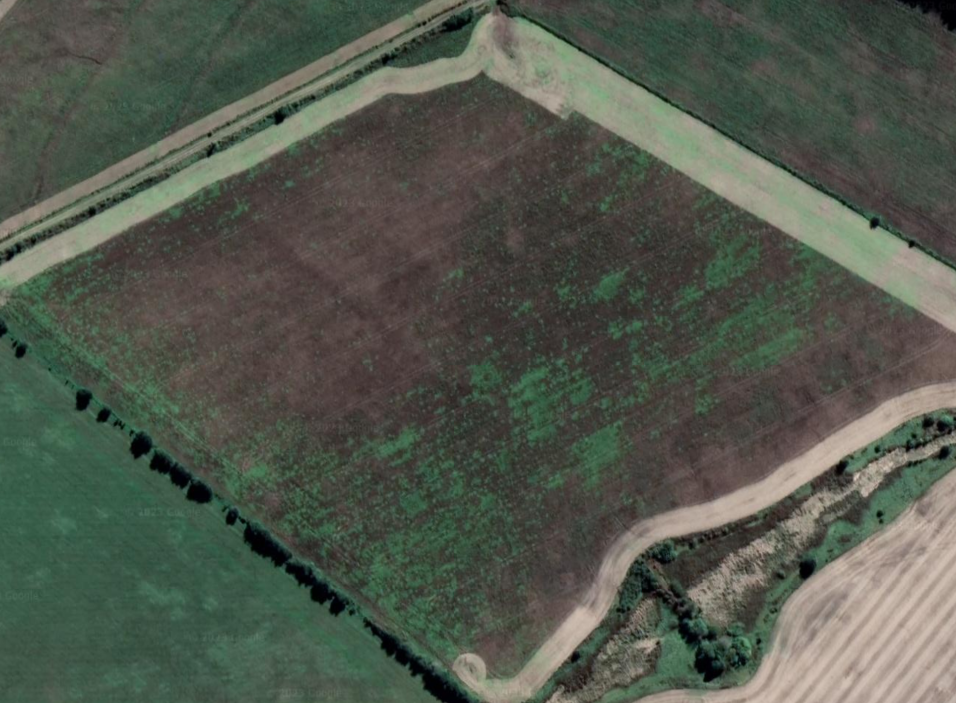
#> input picture Images/sample_img_1.png, 956 x 703 px
$ python color_hsv_boundaries_helper.py
#> lines starting #> are read from the running program, lines starting #| are printed output that depends on the picture; after the words box and inside, x2 and y2 are one past the last pixel; in counts of white or black regions, pixels touching at a corner belong together
#> the answer given: Images/sample_img_1.png
import cv2
import numpy as np
from tkinter import filedialog

def trackbar_callback(x):
    pass

def main(image_path):
    # Load the image
#> called with image_path = 'Images/sample_img_1.png'
    image = cv2.imread(image_path)
#> image is the input picture: shape (703, 956, 3); mean B, G, R 76.8, 88.2, 82

    # Create a window to display the image
    cv2.namedWindow('image')

    # Create trackbars to adjust the HSV values
    cv2.createTrackbar('Hue Min', 'image', 0, 179, trackbar_callback)
#> slider 'Hue Min' is set to 35
    cv2.createTrackbar('Saturation Min', 'image', 0, 255, trackbar_callback)
#> slider 'Saturation Min' is set to 51
    cv2.createTrackbar('Value Min', 'image', 0, 255, trackbar_callback)
#> slider 'Value Min' is set to 51
    cv2.createTrackbar('Hue Max', 'image', 0, 179, trackbar_callback)
#> slider 'Hue Max' is set to 179
    cv2.createTrackbar('Saturation Max', 'image', 0, 255, trackbar_callback)
#> slider 'Saturation Max' is set to 255
    cv2.createTrackbar('Value Max', 'image', 0, 255, trackbar_callback)
#> slider 'Value Max' is set to 255

    # Set default values for maximum HSV trackbars
    cv2.setTrackbarPos('Hue Max', 'image', 179)
    cv2.setTrackbarPos('Saturation Max', 'image', 255)
    cv2.setTrackbarPos('Value Max', 'image', 255)

    # Initialize HSV min/max values
    prev_h_min = prev_s_min = prev_v_min = prev_h_max = prev_s_max = prev_v_max = 0

    while True:
        # Get current positions of all trackbars
        h_min = cv2.getTrackbarPos('Hue Min', 'image')
        s_min = cv2.getTrackbarPos('Saturation Min', 'image')
        v_min = cv2.getTrackbarPos('Value Min', 'image')
        h_max = cv2.getTrackbarPos('Hue Max', 'image')
        s_max = cv2.getTrackbarPos('Saturation Max', 'image')
        v_max = cv2.getTrackbarPos('Value Max', 'image')

        # Set the minimum and maximum HSV values to display
        lower_hsv = np.array([h_min, s_min, v_min])
        upper_hsv = np.array([h_max, s_max, v_max])

        # Convert the image to HSV format and apply color thresholding
        hsv_image = cv2.cvtColor(image, cv2.COLOR_BGR2HSV)
#> hsv_image: shape (703, 956, 3); mean H, S, V 41, 51.1, 91.7
        mask = cv2.inRange(hsv_image, lower_hsv, upper_hsv)
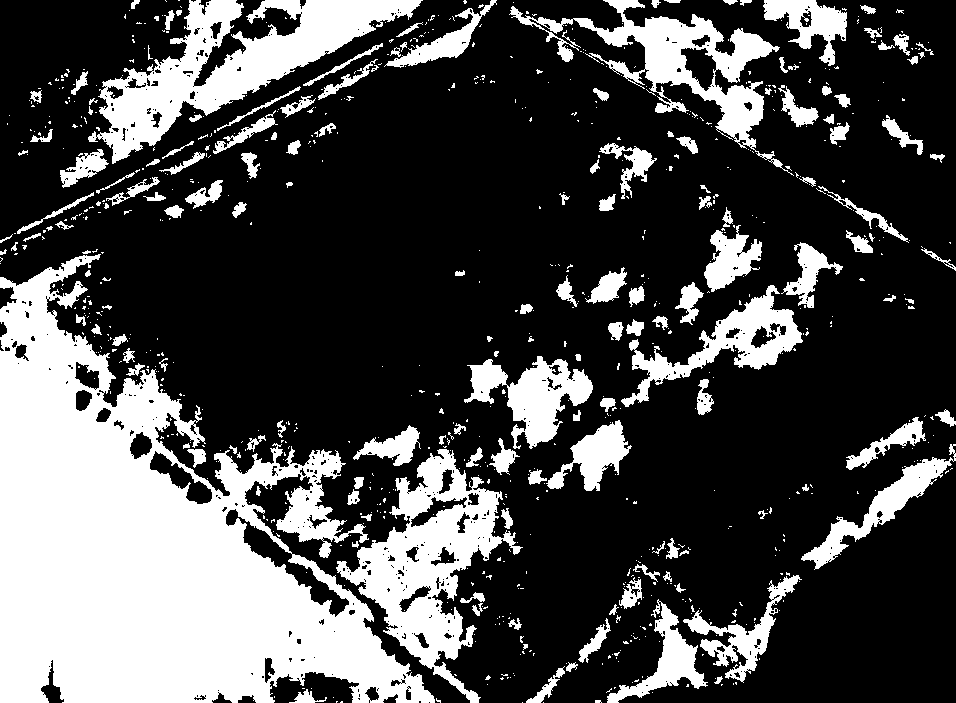
#> mask: shape (703, 956); 29.2% white; 819 white regions (661 under 20 px), largest, box (x1, y1, x2, y2) and area: (0, 254, 435, 703) 97506, (88, 0, 423, 164) 17729, (336, 449, 523, 703) 15806
        result = cv2.bitwise_and(image, image, mask=mask)
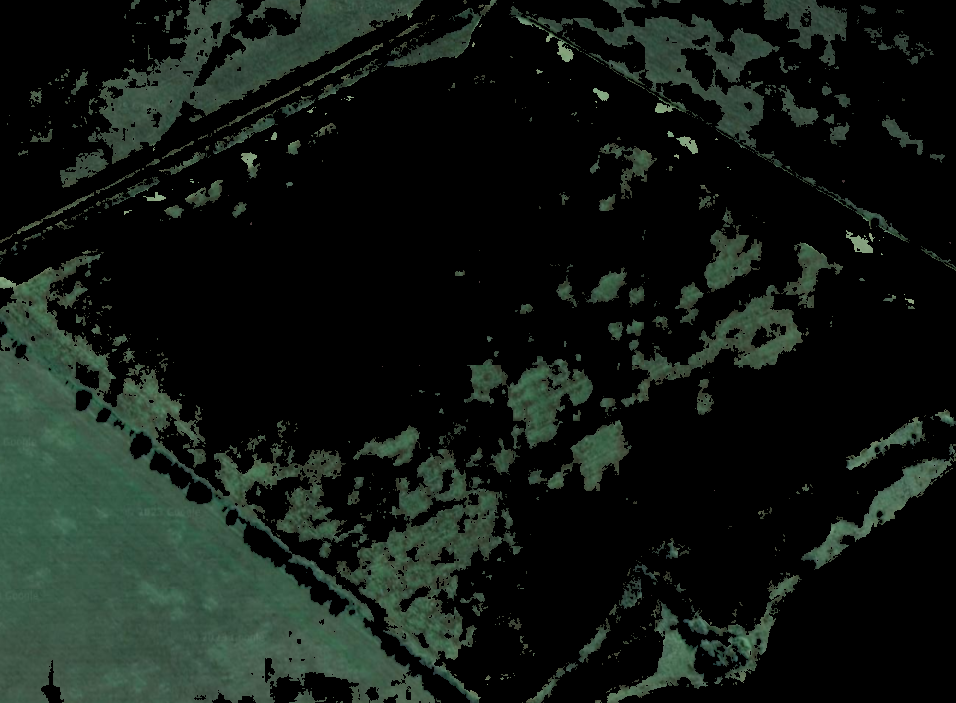
#> result: shape (703, 956, 3); mean B, G, R 20.1, 25.3, 18

        # Print if there is a change in the HSV values
        if (prev_h_min != h_min) or (prev_s_min != s_min) or (prev_v_min != v_min) \
                or (prev_h_max != h_max) or (prev_s_max != s_max) or (prev_v_max != v_max):
            prev_h_min = h_min
            prev_s_min = s_min
            prev_v_min = v_min
            prev_h_max = h_max
            prev_s_max = s_max
            prev_v_max = v_max

        # Display the resulting image
        cv2.imshow('image', result)

        # Check for key press (press q to abort)
        if cv2.waitKey(10) & 0xFF == ord('q'):
#> (key q is pressed here)
            print(f"[({h_min}, {s_min}, {v_min}), ({h_max}, {s_max}, {v_max})]")
            break

    # Close all windows
    cv2.destroyAllWindows()

    return [({h_min}, {s_min}, {v_min}), ({h_max}, {s_max}, {v_max})]

if __name__ == "__main__":
    input_image_path = filedialog.askopenfilename()
    main(input_image_path)

$ run again, on Images/sample_img_3.png
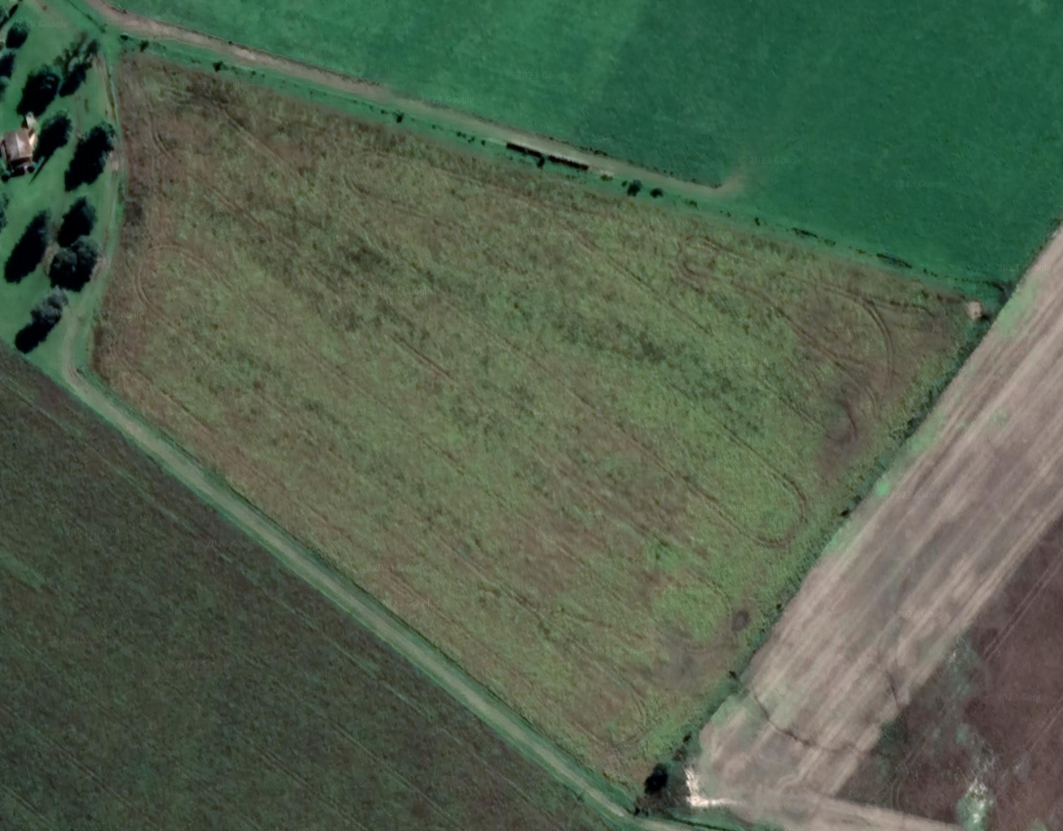
#> input picture Images/sample_img_3.png, 1063 x 831 px
#> in main, image is the input picture: shape (831, 1063, 3); mean B, G, R 76.6, 97.1, 81.9
#> hsv_image: shape (831, 1063, 3); mean H, S, V 45.7, 74.3, 98.9
#> in main, `mask = cv2.inRange(hsv_image, lower_hsv, upper_hsv)`:
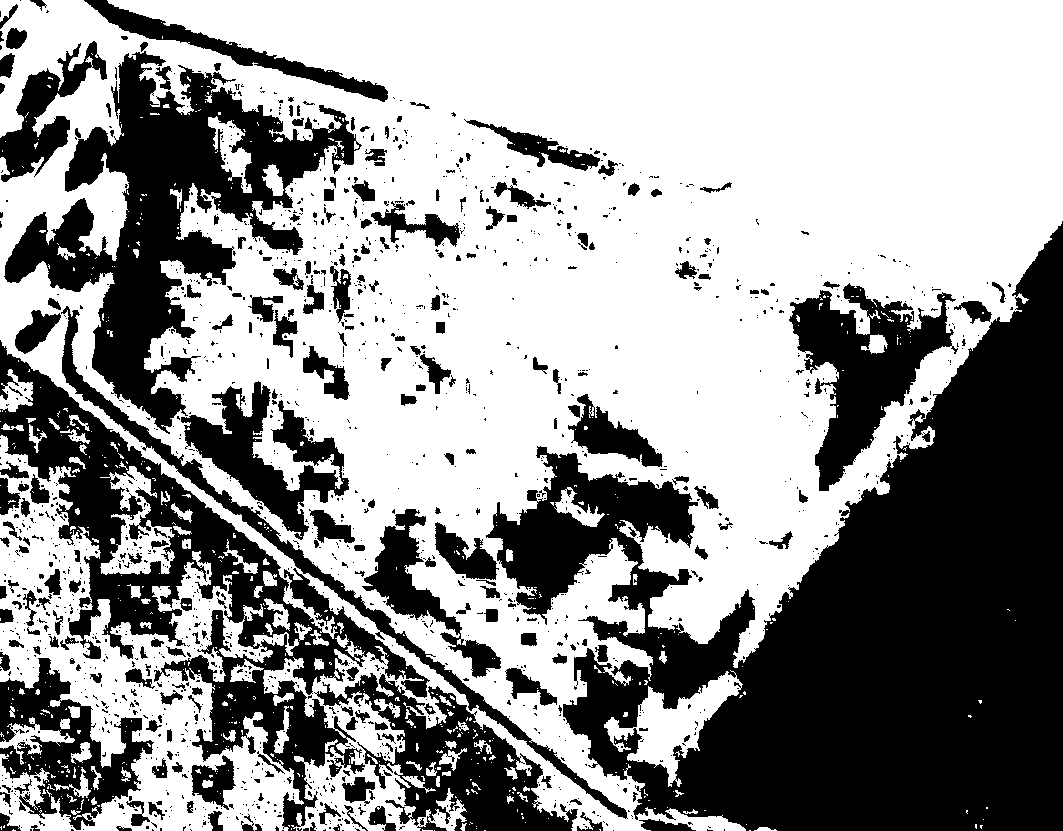
#> mask: shape (831, 1063); 59.3% white; 1572 black regions (1320 under 20 px), largest, box (x1, y1, x2, y2) and area: (486, 221, 1063, 831) 160805, (0, 340, 430, 831) 43860, (4, 51, 362, 434) 43115
#> in main, `result = cv2.bitwise_and(image, image, mask=mask)`:
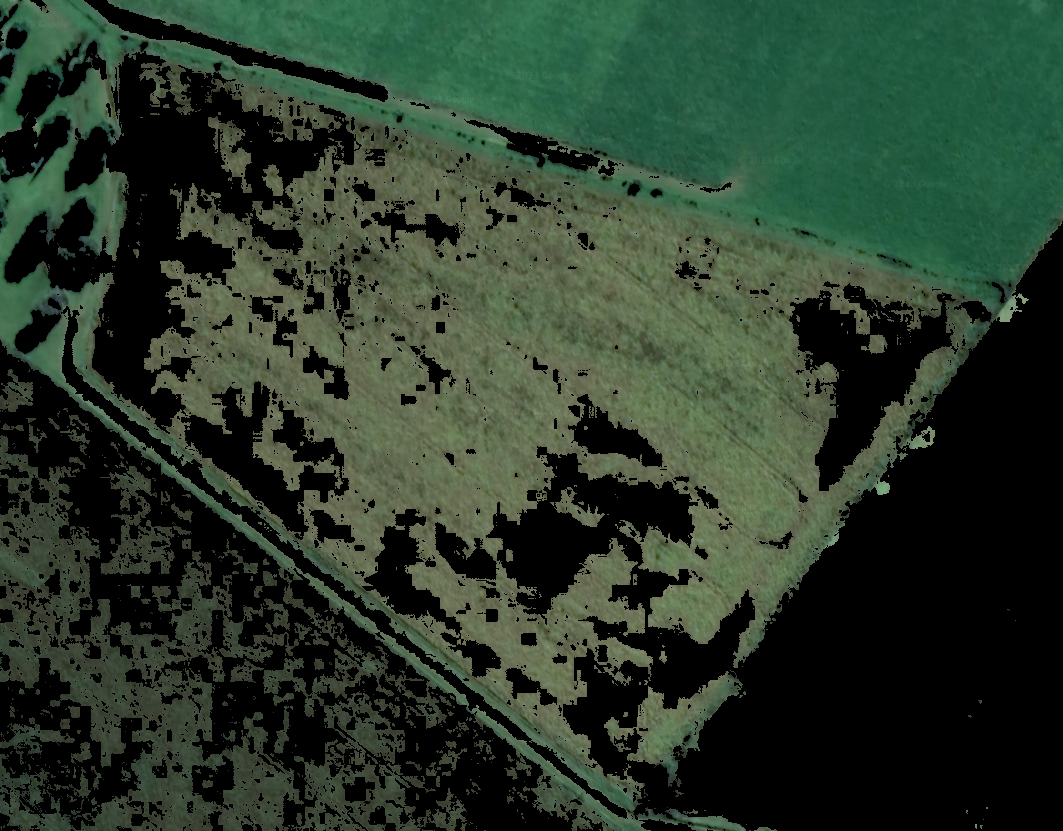
#> result: shape (831, 1063, 3); mean B, G, R 42.9, 58.2, 42.6

$ run again, on Images/sample_img_4.png
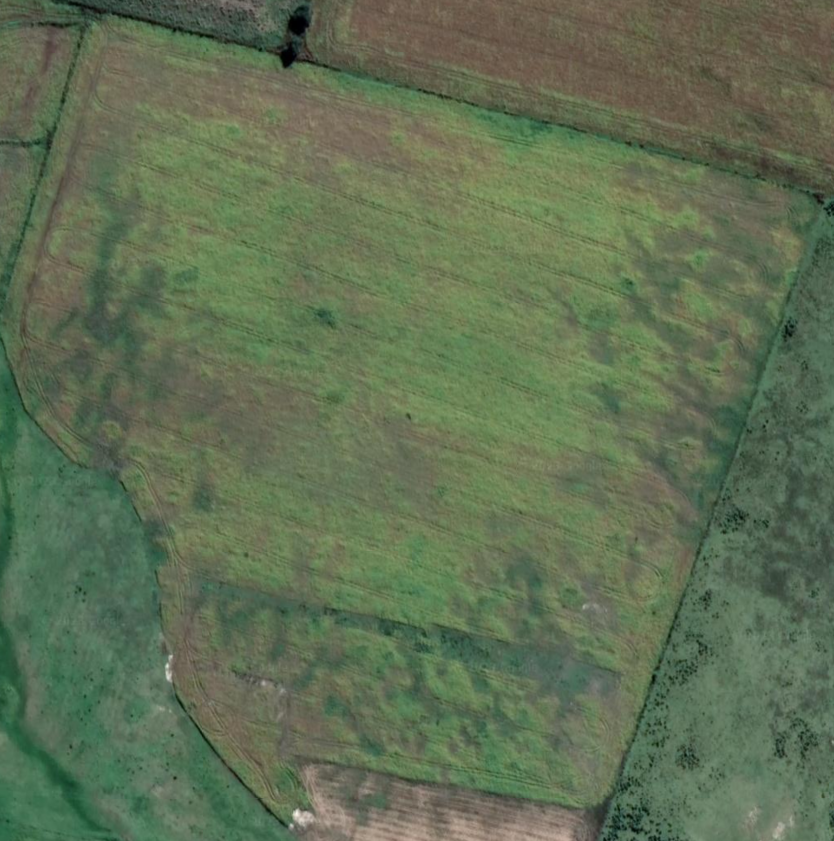
#> input picture Images/sample_img_4.png, 834 x 841 px
#> in main, image is the input picture: shape (841, 834, 3); mean B, G, R 83.5, 111.3, 96.1
#> hsv_image: shape (841, 834, 3); mean H, S, V 46, 68.9, 112.5
#> in main, `mask = cv2.inRange(hsv_image, lower_hsv, upper_hsv)`:
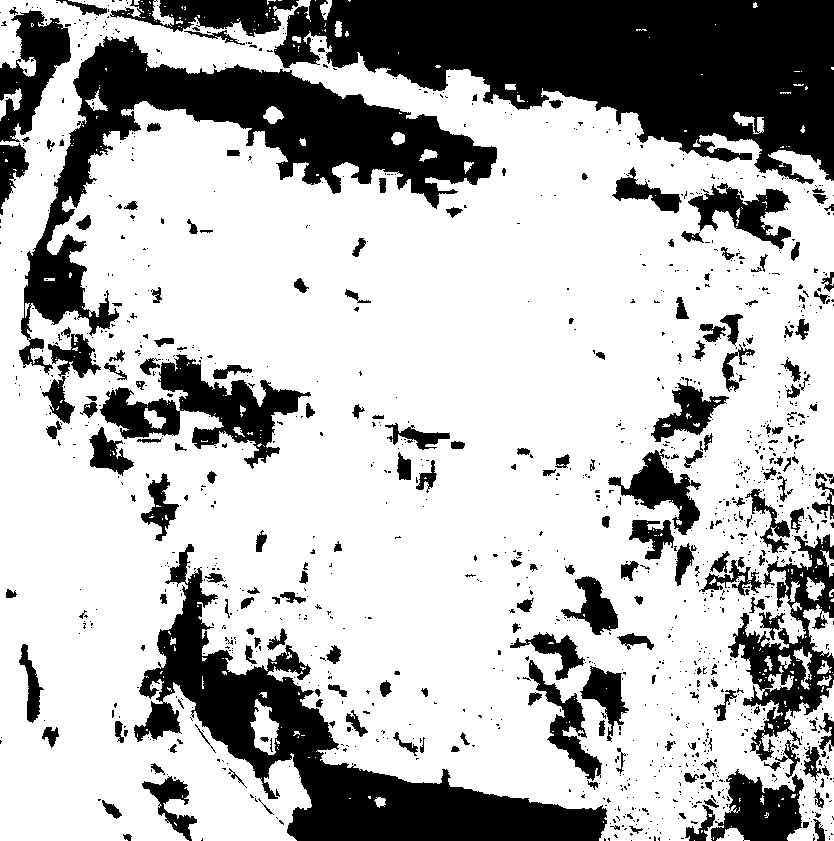
#> mask: shape (841, 834); 71.3% white; 1306 black regions (1086 under 20 px), largest, box (x1, y1, x2, y2) and area: (274, 0, 834, 184) 58537, (19, 36, 497, 375) 34588, (134, 544, 607, 841) 32488
#> in main, `result = cv2.bitwise_and(image, image, mask=mask)`:
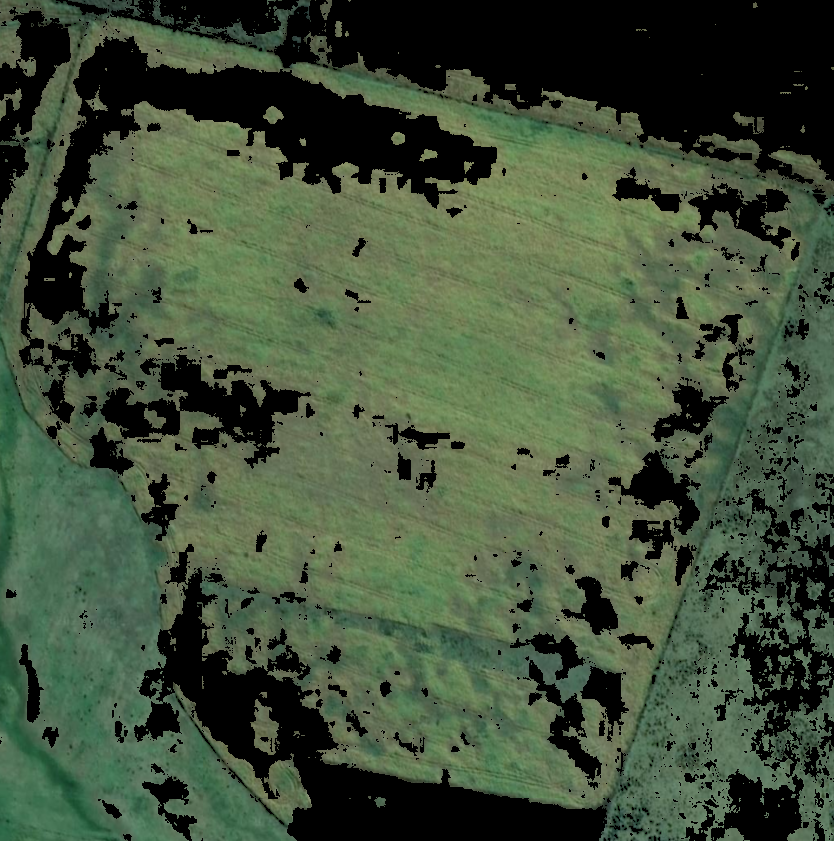
#> result: shape (841, 834, 3); mean B, G, R 59.2, 81.6, 66.4

$ run again, on Images/sample_img_5.png
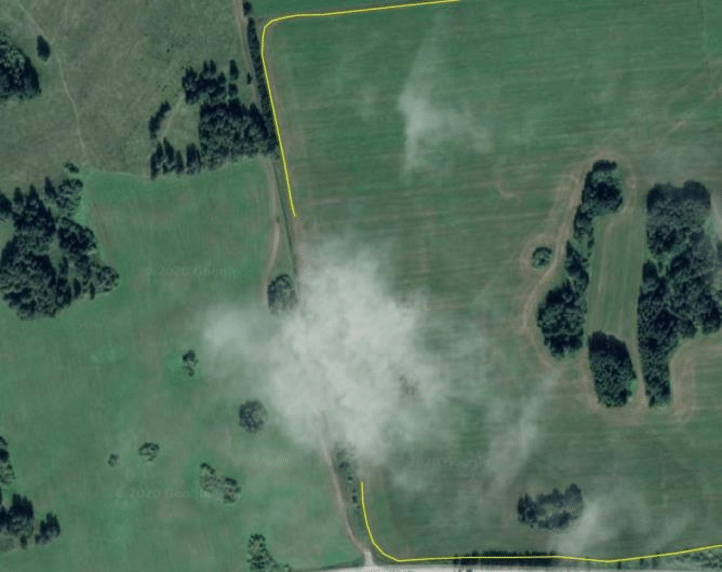
#> input picture Images/sample_img_5.png, 722 x 572 px
#> in main, image is the input picture: shape (572, 722, 3); mean B, G, R 92.5, 110.6, 84.7
#> hsv_image: shape (572, 722, 3); mean H, S, V 69, 68.8, 111
#> in main, `mask = cv2.inRange(hsv_image, lower_hsv, upper_hsv)`:
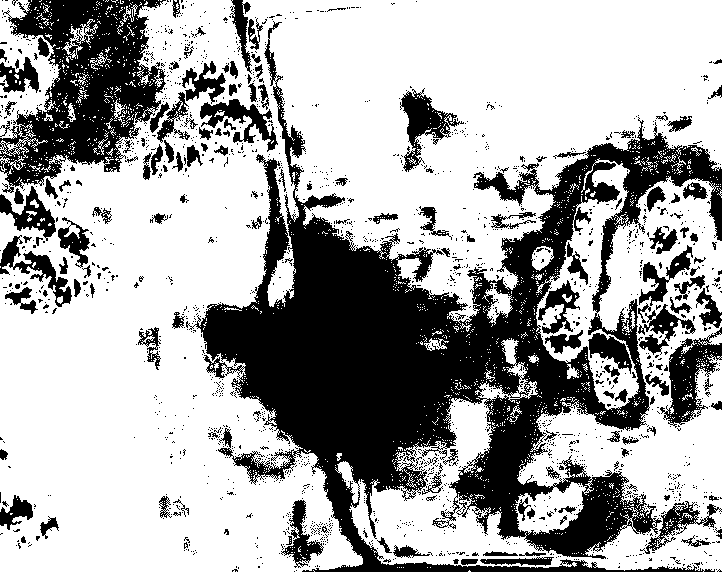
#> mask: shape (572, 722); 66.4% white; 1832 black regions (1670 under 20 px), largest, box (x1, y1, x2, y2) and area: (186, 21, 722, 572) 87918, (0, 0, 166, 193) 16830, (660, 327, 722, 428) 2554
#> in main, `result = cv2.bitwise_and(image, image, mask=mask)`:
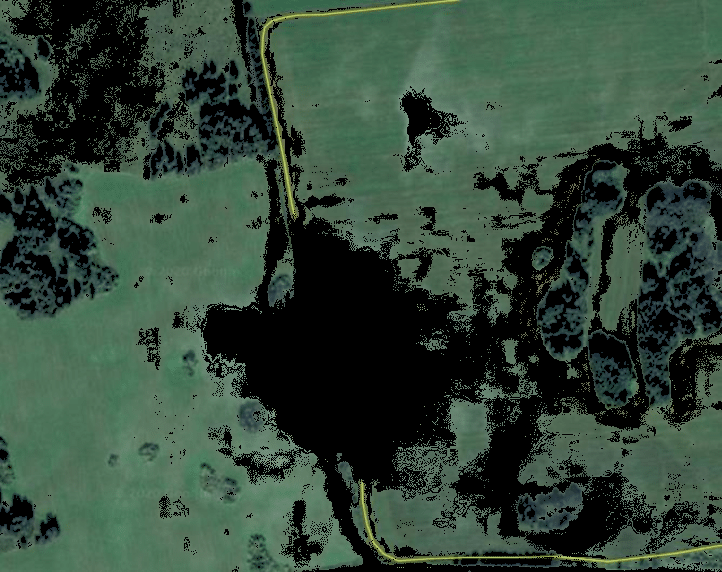
#> result: shape (572, 722, 3); mean B, G, R 57.1, 71.1, 50.9
